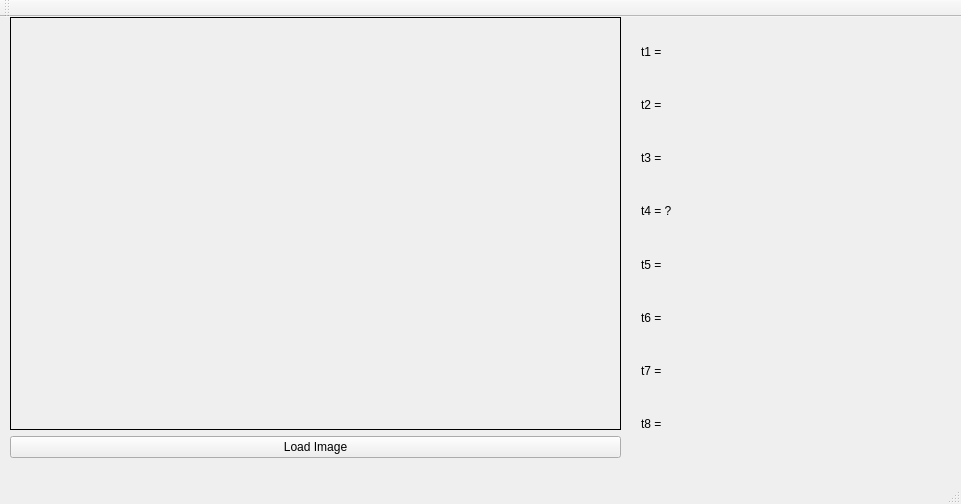
<?xml version="1.0" encoding="UTF-8"?>
<ui version="4.0">
 <class>MainWindow</class>
 <widget class="QMainWindow" name="MainWindow">
  <property name="geometry">
   <rect>
    <x>0</x>
    <y>0</y>
    <width>961</width>
    <height>504</height>
   </rect>
  </property>
  <property name="windowTitle">
   <string>MainWindow</string>
  </property>
  <widget class="QWidget" name="centralWidget">
   <widget class="QWidget" name="verticalLayoutWidget">
    <property name="geometry">
     <rect>
      <x>0</x>
      <y>0</y>
      <width>631</width>
      <height>441</height>
     </rect>
    </property>
    <layout class="QVBoxLayout" name="verticalLayout">
     <property name="leftMargin">
      <number>10</number>
     </property>
     <property name="topMargin">
      <number>0</number>
     </property>
     <property name="rightMargin">
      <number>10</number>
     </property>
     <property name="bottomMargin">
      <number>0</number>
     </property>
     <item>
      <widget class="qlabel_pixel_pos" name="imageLabel">
       <property name="mouseTracking">
        <bool>true</bool>
       </property>
       <property name="frameShape">
        <enum>QFrame::Box</enum>
       </property>
       <property name="text">
        <string/>
       </property>
       <property name="alignment">
        <set>Qt::AlignCenter</set>
       </property>
      </widget>
     </item>
     <item>
      <widget class="QPushButton" name="pushButton">
       <property name="text">
        <string>Load Image</string>
       </property>
      </widget>
     </item>
    </layout>
   </widget>
   <widget class="QWidget" name="verticalLayoutWidget_2">
    <property name="geometry">
     <rect>
      <x>630</x>
      <y>0</y>
      <width>371</width>
      <height>441</height>
     </rect>
    </property>
    <layout class="QVBoxLayout" name="verticalLayout_2">
     <item>
      <widget class="QLabel" name="t1">
       <property name="text">
        <string>t1 = </string>
       </property>
      </widget>
     </item>
     <item>
      <widget class="QLabel" name="t2">
       <property name="text">
        <string>t2 = </string>
       </property>
      </widget>
     </item>
     <item>
      <widget class="QLabel" name="t3">
       <property name="text">
        <string>t3 = </string>
       </property>
      </widget>
     </item>
     <item>
      <widget class="QLabel" name="t4">
       <property name="text">
        <string>t4 = ?</string>
       </property>
      </widget>
     </item>
     <item>
      <widget class="QLabel" name="t5">
       <property name="text">
        <string>t5 = </string>
       </property>
      </widget>
     </item>
     <item>
      <widget class="QLabel" name="t6">
       <property name="text">
        <string>t6 = </string>
       </property>
      </widget>
     </item>
     <item>
      <widget class="QLabel" name="t7">
       <property name="text">
        <string>t7 = </string>
       </property>
      </widget>
     </item>
     <item>
      <widget class="QLabel" name="t8">
       <property name="text">
        <string>t8 = </string>
       </property>
      </widget>
     </item>
    </layout>
   </widget>
  </widget>
  <widget class="QMenuBar" name="menuBar">
   <property name="geometry">
    <rect>
     <x>0</x>
     <y>0</y>
     <width>961</width>
     <height>22</height>
    </rect>
   </property>
  </widget>
  <widget class="QToolBar" name="mainToolBar">
   <attribute name="toolBarArea">
    <enum>TopToolBarArea</enum>
   </attribute>
   <attribute name="toolBarBreak">
    <bool>false</bool>
   </attribute>
  </widget>
  <widget class="QStatusBar" name="statusBar"/>
 </widget>
 <layoutdefault spacing="6" margin="11"/>
 <customwidgets>
  <customwidget>
   <class>qlabel_pixel_pos</class>
   <extends>QLabel</extends>
   <header location="global">qlabel_pixel_pos.h</header>
  </customwidget>
 </customwidgets>
 <resources/>
 <connections/>
</ui>
